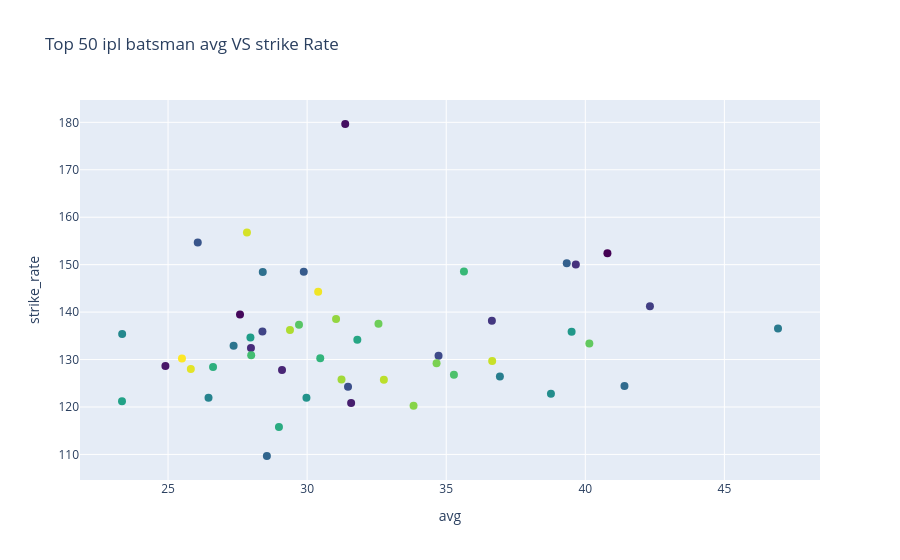

This figure's notebook cell:
### Code cell
# SCATTER PLOT 
trace1 = go.Scatter(x=top_50_sr_VS_avg['avg'] ,y=top_50_sr_VS_avg['batsman_run'],
                    mode='markers',text=top_50_sr_VS_avg['batter'],marker={'colorscale':'Viridis' ,'size':8}
                   ,marker_color=np.arange(50))
data=[trace1]
layout = go.Layout(title='Top 50 ipl batsman avg VS strike Rate' ,xaxis={'title':'avg'},yaxis={'title':'strike_rate'})
fig = go.Figure(data,layout)
fig.show()

### Figure 1 — Plotly figure (JSON) as saved in the notebook; plotly's stock layout.template omitted (floating-point values rounded to 4 significant figures)
{"data": [{"marker": {"color": [0, 1, 2, 3, 4, 5, 6, 7, 8, 9, 10, 11, 12, 13, 14, 15, 16, 17, 18, 19, 20, 21, 22, 23, 24, 25, 26, 27, 28, 29, 30, 31, 32, 33, 34, 35, 36, 37, 38, 39, 40, 41, 42, 43, 44, 45, 46, 47, 48, 49], "colorscale": [[0, "#440154"], [0.1111, "#482878"], [0.2222, "#3e4989"], [0.3333, "#31688e"], [0.4444, "#26828e"], [0.5556, "#1f9e89"], [0.6667, "#35b779"], [0.7778, "#6ece58"], [0.8889, "#b5de2b"], [1, "#fde725"]], "size": 8}, "mode": "markers", "text": ["AB de Villiers", "AC Gilchrist", "AD Russell", "AJ Finch", "AM Rahane", "AT Rayudu", "BB McCullum", "CH Gayle", "DA Miller", "DA Warner", "DR Smith", "F du Plessis", "G Gambhir", "GJ Maxwell", "HH Pandya", "JC Buttler", "JH Kallis", "JP Duminy", "KA Pollard", "KD Karthik", "KL Rahul", "KS Williamson", "M Vijay", "MA Agarwal", "MEK Hussey", "MK Pandey", "MS Dhoni", "N Rana", "PA Patel", "Q de Kock", "R Dravid", "RA Jadeja", "RG Sharma", "RR Pant", "RV Uthappa", "S Dhawan", "SA Yadav", "SE Marsh", "SK Raina", "SPD Smith", "SR Tendulkar", "SR Watson", "SS Iyer", "SV Samson", "Shubman Gill", "V Kohli", "V Sehwag", "WP Saha", "YK Pathan", "Yuvraj Singh"], "type": "scatter", "x": [40.8, 27.59, 31.37, 24.9, 31.58, 29.1, 27.98, 39.66, 36.64, 42.32, 28.39, 34.72, 31.47, 26.07, 29.88, 39.33, 28.55, 41.41, 28.4, 27.36, 46.93, 36.93, 26.45, 23.35, 38.76, 29.98, 39.51, 27.96, 23.34, 31.8, 28.99, 26.62, 30.47, 35.64, 27.99, 35.28, 29.71, 40.15, 32.56, 34.65, 33.83, 31.04, 31.24, 29.38, 32.76, 36.65, 27.84, 25.82, 30.4, 25.5], "y": [152.4, 139.5, 179.6, 128.7, 120.8, 127.8, 132.4, 150.0, 138.2, 141.2, 135.9, 130.8, 124.2, 154.7, 148.5, 150.3, 109.7, 124.4, 148.5, 132.9, 136.5, 126.4, 121.9, 135.4, 122.8, 121.9, 135.9, 134.6, 121.2, 134.2, 115.8, 128.4, 130.3, 148.6, 130.9, 126.8, 137.4, 133.4, 137.5, 129.2, 120.2, 138.5, 125.8, 136.2, 125.7, 129.7, 156.8, 128.0, 144.3, 130.2]}], "layout": {"title": {"text": "Top 50 ipl batsman avg VS strike Rate"}, "xaxis": {"title": {"text": "avg"}}, "yaxis": {"title": {"text": "strike_rate"}}}}
